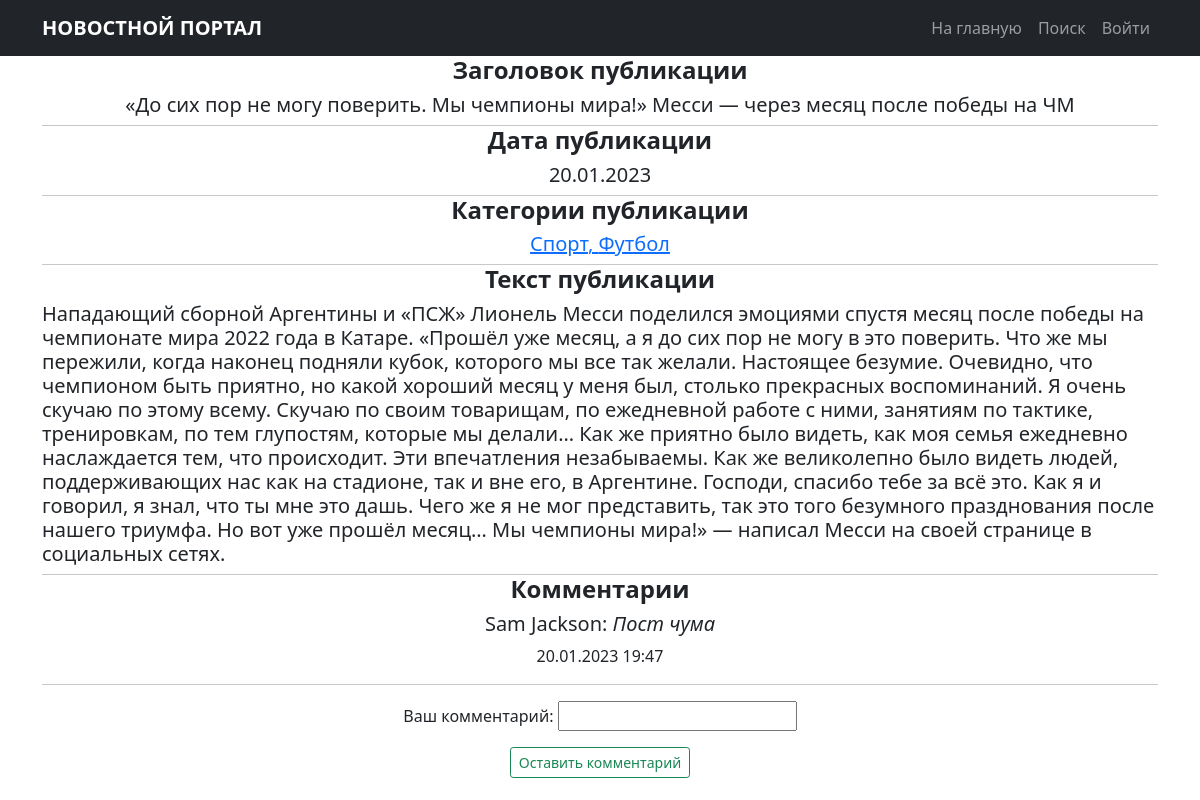
The page /news/56 on the database its author committed.
### news/models.py (models this page shows, shortened)
class Post(models.Model):
    posts = 'PT'
    news = 'NS'
    TYPES = [
        (posts, 'Статья'),
        (news, 'Новость')
    ]
    postsOrNews = models.CharField(max_length=2,
                                   choices=TYPES,
                                   default=posts)
    timeIn = models.DateTimeField(auto_now_add=True)
    header = models.CharField(max_length=128)
    text = models.TextField()
    rating = models.IntegerField(default=0)
    postAuthor = models.ForeignKey(Author,
                                   on_delete=models.CASCADE)
    postCategories = models.ManyToManyField(Category,
                                            through='PostCategory')

class Category(models.Model):
    categories = models.CharField(max_length=255,
                                  unique=True)
    subscribers = models.ManyToManyField(User,
                                         related_name='sub_categories',
                                         through='SubscribeCategories')

class Comment(models.Model):
    comments = models.CharField(max_length=255)
    timeIn = models.DateTimeField(auto_now_add=True)
    rating = models.IntegerField(default=0)
    postComment = models.ForeignKey(Post,
                                    on_delete=models.CASCADE)
    userComment = models.ForeignKey(User,
                                    on_delete=models.CASCADE)

### news/views.py (the view, shortened to what this page needs)
# urls.py: path('<int:pk>', PostDetail.as_view(), name='news_detail'),
class PostDetail(DetailView, FormMixin):
    model = Post
    form_class = CommentForm
    template_name = 'oneNews.html'
    context_object_name = 'oneNews'
    def get_context_data(self, **kwargs):
        context = super().get_context_data(**kwargs)
        context['user_now'] = self.request.user
        context['commnts'] = Comment.objects.filter(postComment=self.kwargs.get("pk"))
        return context
    def get_object(self, *args, **kwargs):
        obj = cache.get(f'post-{self.kwargs["pk"]}', None)
        if not obj:
            obj = super().get_object(queryset=self.queryset)
            cache.set(f'post-{self.kwargs["pk"]}', obj)
        return obj

### news/forms.py (shortened to what this page needs)
class CommentForm(forms.ModelForm):
    comments = forms.CharField(max_length=80,
                               label='Ваш комментарий',
                               )
    class Meta:
        model = Comment
        fields = [
            'comments',
        ]

### news/templatetags/custom_filter.py (called while the page is built, shortened)
@register.filter()
def censor(value: str, symbol='*'):
    bad_words = [
        'матч',
        'Челси',
        'осень',
        'игроки',
        'атаки',
        'реализация',
        'диск',
        'выдерживать',
        'корпус',
        'производитель',
        'один',
        'клуб',
        'уникальный',
        'клавиатура',
        'сбор',
        'защитник',
    ]
    if not isinstance(value, str):
        raise TypeError('Переменная должна быть строкового типа!')
    badwords_in_text = set(value.lower().split()) & set(bad_words)
    return value

### templates/oneNews.html (shortened to what this page needs)
{% extends 'flatpages/default.html' %}
{% load custom_filter %}
{% block content %}
    <h4><b>Заголовок публикации</b></h4>
        <h5>{{ oneNews.header|censor }}</h5>
    <div class="line"></div>
    <h4><b>Дата публикации</b></h4>
        <h5>{{ oneNews.timeIn|date:'d.m.Y' }}</h5>
    <div class="line"></div>
    <h4><b>Категории публикации</b></h4>
        <h5>
            {% for category in oneNews.postCategories.all %}
                {% if not forloop.last %}
                    <a href="{% url 'category_list' category.id %}">{{ category.categories }}, </a>
                {% else %}
                    <a href="{% url 'category_list' category.id %}">{{ category.categories }}</a>
                {% endif %}
            {% endfor %}
        </h5>
        <div class="line"></div>
    <h4><b>Текст публикации</b></h4>
    <div align="left">
        <h5>{{ oneNews.text|censor }}</h5>
    </div>
    <div class="line"></div>
    <h4><b>Комментарии</b></h4>
    {% for comm in commnts %}
        {% if user_now == comm.userComment %}
            <h5>
                {{ comm.userComment.first_name }} {{ comm.userComment.last_name }}:
                <i>{{ comm.comments|censor }}</i><br>
            </h5>
            <h6>{{ comm.timeIn|date:'d.m.Y H:i' }}</h6>
            <h6>
                <a href="{% url 'delete_comment' comm.id %}" class="btn btn-outline-danger btn-sm">
                    Удалить комментарий</a>
            </h6>
        {% else %}
            <h5>
                {{ comm.userComment.first_name }} {{ comm.userComment.last_name }}:
                <i>{{ comm.comments|censor }}</i><br>
            </h5>
            <h9>{{ comm.timeIn|date:'d.m.Y H:i' }}</h9>
        {% endif %}
    {% endfor %}
    <hr>
    <form action="" method="post">
        {{ form.as_p }}
        <input type="submit" class="btn btn-outline-success btn-sm" value="Оставить комментарий" />
    </form>
{% endblock content %}

### templates/flatpages/default.html (style rules this page uses)
.line { border-bottom: 1px solid #c8c8c8 }

### rows shown on the page
Post: header|censor "«До сих пор не могу поверить. Мы чемпионы мира!» Месси — через месяц после победы на ЧМ", timeIn "20.01.2023", text|censor "Нападающий сборной Аргентины и «ПСЖ» Лионель Месси поделился эмоциями спустя месяц после победы на чемпионате мира 2022 года в Катаре. «Прошёл уже месяц, а я до сих пор не могу в это поверить. Что же мы пережили, когда наконец подняли кубок, которого мы все так желали. Настоящее безумие. Очевидно, что чемпионом быть приятно, но какой хороший месяц у меня был, столько прекрасных воспоминаний. Я очень скучаю по этому всему. Скучаю по своим товарищам, по ежедневной работе с ними, занятиям по тактике, тренировкам, по тем глупостям, которые мы делали… Как же приятно было видеть, как моя семья ежедневно наслаждается тем, что происходит. Эти впечатления незабываемы. Как же великолепно было видеть…"
Category: categories "Спорт"
Category: categories "Футбол"
Comment: userComment.first_name "Sam", userComment.last_name "Jackson", comments|censor "Пост чума", timeIn "20.01.2023 19:47"
